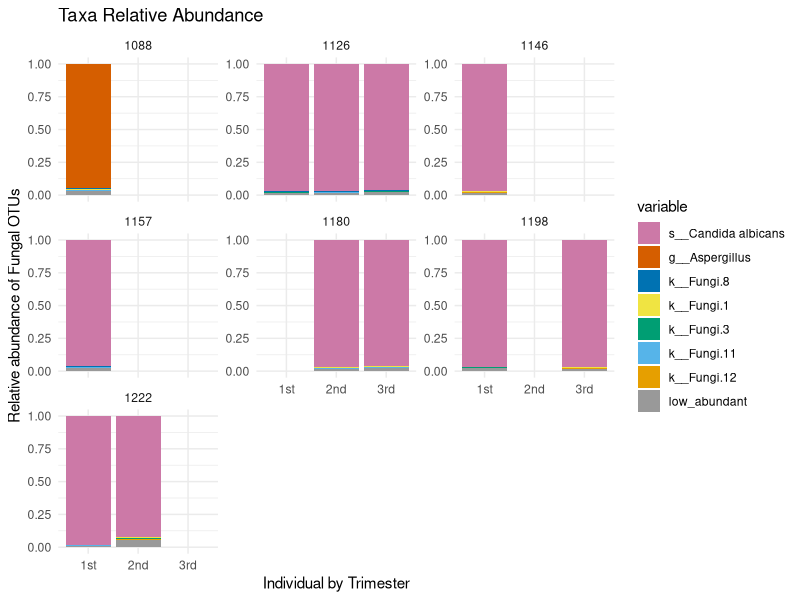

Reproduce this figure in R.
library(tidyverse)
library(vegan)
library(reshape2)

setwd("~/Google Drive File Stream/My Drive/CVF Samples/R_stuff/")

fungal_counts <- read.csv("its_counts.txt", header = T, sep = "\t", row.names = 1)
metadata <- read.csv("whiteson_metadata10_cvx6x.txt", sep = "\t", row.names = 1)
metadata$individual <- as.factor(metadata$PatientID)

fungal_data <- merge(fungal_counts, metadata, by.x = "row.names", by.y = "row.names")
rownames(fungal_data) <- fungal_data$Row.names
fungal_data$Row.names <- NULL
fungal_data$individual <- as.factor(fungal_data$PatientID)

metaphlan <- subset(fungal_data, select = c(1:37))
comm <- decostand(metaphlan, method = "total")
comm_order <- comm[, order(-colMeans(comm))]
comm_collapse <- unite(comm_order, "Other", colnames(comm_order[8]):colnames(rev(comm_order)[1]), remove = TRUE)
comm_collapse$Other <- NULL
comm_collapse$low_abundant <- (1 - rowSums(comm_collapse))
comm_meta <- merge(comm_collapse, metadata, by.x = "row.names", by.y = "row.names")
colnames(comm_meta)[2] <- "s__Candida albicans"
colnames(comm_meta)[3] <- "g__Aspergillus"
colnames(comm_collapse)[1] <- "s__Candida albicans"
colnames(comm_collapse)[2] <- "g__Aspergillus"
bacteria <- as.list(colnames(comm_collapse))

comm_melted <- melt(comm_meta, id=c("individual", "Trimester"), measure.vars = c(bacteria))
cbPalette <- rev(c("#999999", "#E69F00", "#56B4E9", "#009E73", "#F0E442", "#0072B2", "#D55E00", "#CC79A7"))

ggplot(comm_melted, aes(Trimester, y=value, fill = variable)) + 
  geom_bar(stat = "identity") + 
  facet_wrap(.~ individual, scales = "free_y") + ggtitle("Taxa Relative Abundance") + 
  xlab("Individual by Trimester") + 
  ylab("Relative abundance of Fungal OTUs") +
  theme_minimal() + 
  scale_fill_manual(values=cbPalette)


